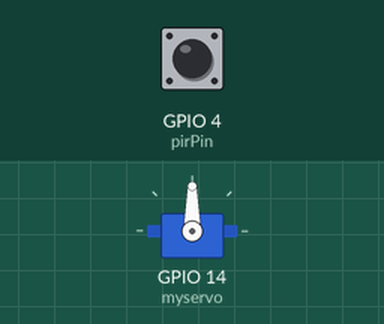
The sketch below on a simulated ESP32. Shown: servo. Inputs (shaded band) come from the test bench; at power-on: GPIO 4 (pirPin) LOW. WiFi joins after 1.5 s; servers stay silent unless stated; what the sketch prints to the serial monitor is not drawn.

Above: at 2.7 s.
2.8 s: GPIO 4 (pirPin) driven HIGH
At 3.6 s:
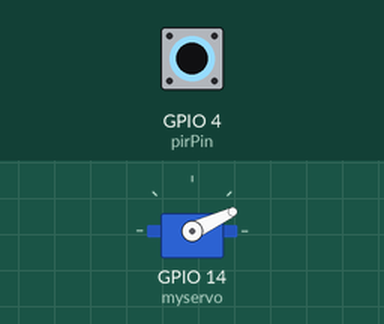
4.3 s: GPIO 4 (pirPin) pulsed LOW 2 times (0.12 s each, 0.3 s apart)
7.9 s: GPIO 4 (pirPin) driven LOW
10.9 s: GPIO 4 (pirPin) pulsed HIGH 5 times (0.12 s each, 0.3 s apart)
Timing chart, 0 to 13.9 s (numbered marks = the images above; inputs shaded):
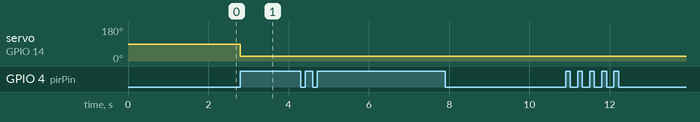

The sketch:

project.ino
```cpp
#include <WiFi.h>
#include <WebServer.h>
#include <ESP32Servo.h>

const int pirPin = 4;
Servo myservo;

const char* ssid = "Yodmanee55_2.4GHz"; //ชื่อWIFI
const char* password = "Yodmanee555"; //รหัสผ่านWIFI

WebServer server(80);

void servostart() {
  myservo.write(90);
   Serial.println("[DEBUG] Finished myservo.write(90)");
}
void handleServoStart() {
  Serial.println("🔧 Servo activated via web!");
  servostart();
  server.send(200, "text/plain", "Servo started");
}


void handleRoot() {
  server.send(200, "text/plain", "ESP32 WebServer is running!");
}
void setup() {
  Serial.begin(115200);
  pinMode(pirPin, INPUT);
    myservo.attach(14);
Serial.println("Connecting to WiFi...");
  WiFi.begin(ssid, password);
  while (WiFi.status() != WL_CONNECTED) {
    delay(100);
    Serial.print(".");
  }
  Serial.println("\n✅ WiFi connected. IP:");
  Serial.println(WiFi.localIP());

  server.on("/", handleRoot);
  server.on("/servostart", HTTP_POST, handleServoStart);
  server.begin();
  Serial.println("✅ Web server started.");
}
void loop() {
    int motionDetected = digitalRead(pirPin);
  server.handleClient();
     if (motionDetected == 1) {
      Serial.println("🔴 Motion Detected!");
      myservo.write(25);  // ปิดหรือยกลง
    } else {
      Serial.println("⚪️ Motion Ended.");
    }
}
```

Measured:
- after the input at 2.8 s, servo on GPIO 14 (myservo): 90° → 25° at once
